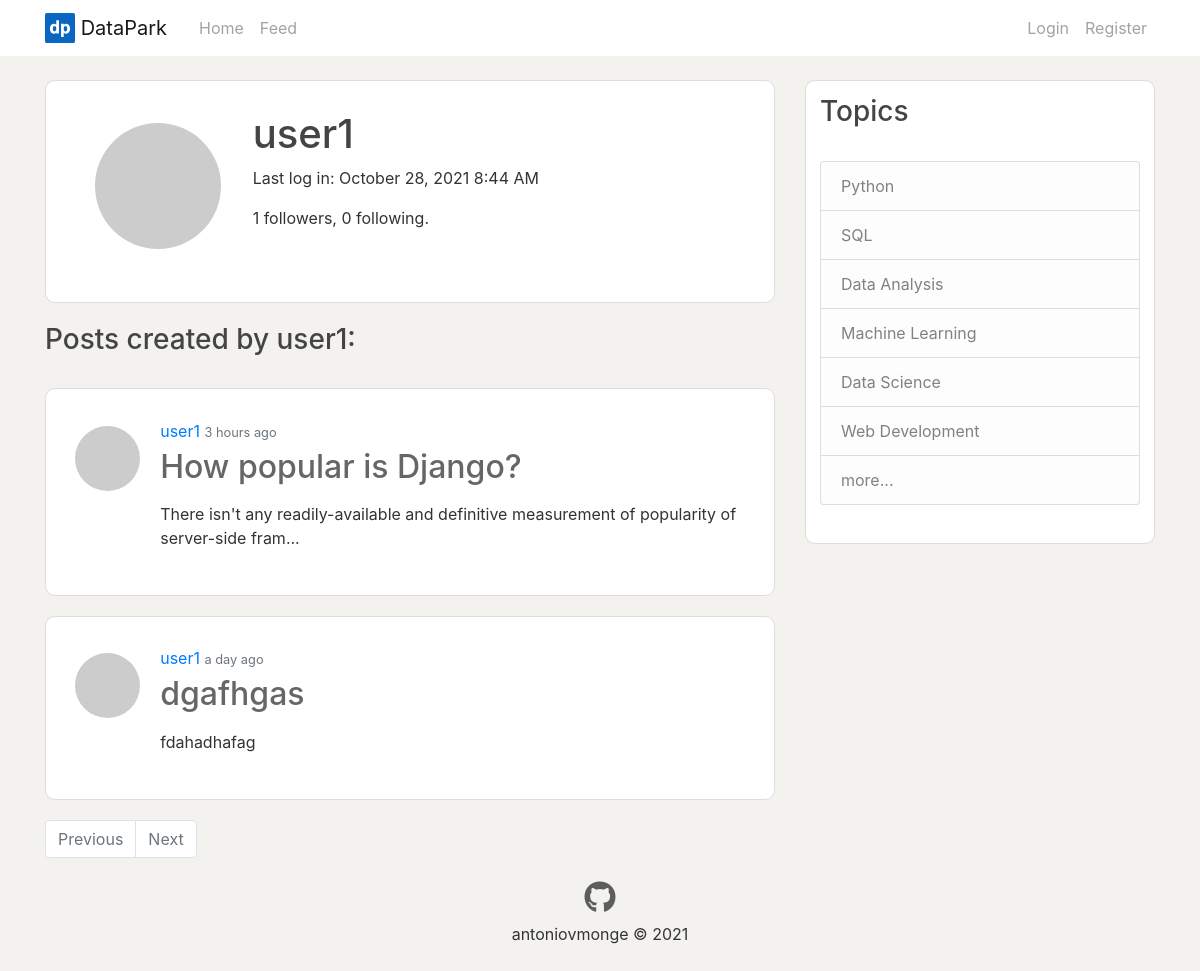
The app's page /user/user1, older data.
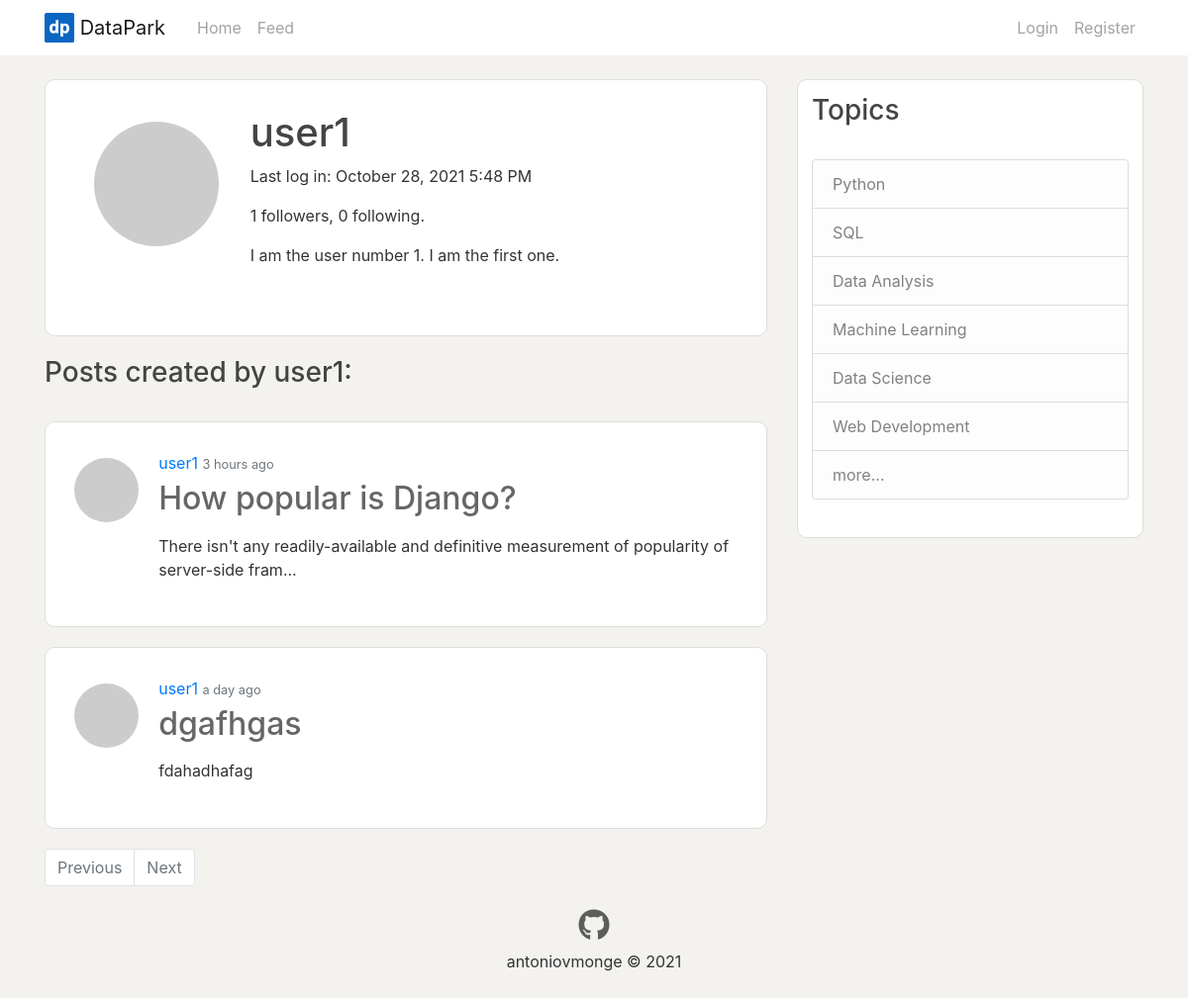
The same page, newer data.
### app/models.py (models this page shows, shortened)
class User(UserMixin, db.Model):
    id = db.Column(db.Integer, primary_key=True)
    username = db.Column(db.String(64), index=True, unique=True)
    email = db.Column(db.String(120), index=True, unique=True)
    password_hash = db.Column(db.String(128))
    about_me = db.Column(db.String(140))
    last_seen = db.Column(db.DateTime, default=datetime.utcnow)
    posts = db.relationship('Post', backref='author', lazy='dynamic')
    followed = db.relationship(
        'User',
        secondary=followers,
        primaryjoin=(followers.c.follower_id == id),
        secondaryjoin=(followers.c.followed_id == id),
        backref=db.backref('followers', lazy='dynamic'),
        lazy='dynamic')
    messages_sent = db.relationship('Message',
                                    foreign_keys='Message.sender_id',
                                    backref='author', lazy='dynamic')
    messages_received = db.relationship('Message',
                                        foreign_keys='Message.recipient_id',
                                        backref='recipient', lazy='dynamic')
    last_message_read_time = db.Column(db.DateTime)
    notifications = db.relationship('Notification', backref='user',
                                    lazy='dynamic')
    def avatar(self, size):
        digest = md5(self.email.lower().encode('utf-8')).hexdigest()
        return f"https://www.gravatar.com/avatar/{digest}?d=identicon&s={size}"

class Post(db.Model):
    id = db.Column(db.Integer, primary_key=True)
    title = db.Column(db.String(100))
    body = db.Column(db.Text)
    body_html = db.Column(db.Text)
    timestamp = db.Column(db.DateTime, index=True, default=datetime.utcnow)
    user_id = db.Column(db.Integer, db.ForeignKey('user.id'))

### app/users/routes.py (the view)
@bp.route('/user/<username>')
def user(username):
    user = User.query.filter_by(username=username).first_or_404()
    page = request.args.get('page', 1, type=int)
    posts = user.posts.order_by(Post.timestamp.desc()).paginate(
        page, current_app.config['POSTS_PER_PAGE'], False)
    next_url = url_for('users.user', username=user.username, page=posts.next_num) \
        if posts.has_next else None
    prev_url = url_for('users.user', username=user.username, page=posts.prev_num) \
        if posts.has_prev else None
    form = EmptyForm()
    return render_template('users/user.html', user=user, posts=posts,
                            next_url=next_url, prev_url=prev_url, form=form)

### app/users/routes.py (called while the page is built)
@bp.before_request
def before_request():
    if current_user.is_authenticated:
        current_user.last_seen = datetime.utcnow()
        db.session.commit()

### app/templates/users/user.html (shortened to what this page needs)
{% extends "layout.html" %}
{% block content %}
    <div class="content-section">
        <article class='article-content'>
            <div class="media">
                <img class="rounded-circle account-img" src="{{ user.avatar(128) }}">
                <div class="media-body">
                    <h2 class="account-heading">{{ user.username }}</h2>
                    {% if user.last_seen %}
                        <p>Last log in: {{ moment(user.last_seen).format('LLL') }}</p>
                        <p>{{ user.followers.count() }} followers, {{ user.followed.count() }} following.</p>
                    {% endif %}
                    <div>
                        {% if user.about_me %}
                            <p>{{ user.about_me }}</p>
                        {% endif %}
                    </div>
                </div>
            </div>
            <br>
        </article>
    </div>
    <h3>Posts created by {{ user.username }}:</h3>
    <br>
    {% for post in posts.items %}
        {% include 'posts/_post_preview.html' %}
    {% endfor %}
    <nav aria-label="...">
        <ul class="pagination">
            <li class="page-item {% if not prev_url %} disabled {% endif %}">
                <a class="page-link" href="{{ prev_url or '#' }}" tabindex="-1">Previous</a>
            </li>
            <li class="page-item  {% if not next_url %} disabled {% endif %}">
                <a class="page-link" href="{{ next_url or '#' }}" tabindex="+1">Next</a>
            </li>
        </ul>
    </nav>
{% endblock content %}

### app/templates/layout.html (shortened to what this page needs)
<!DOCTYPE html>
<html lang="en">
    <head>
        <link rel="stylesheet" href="https://stackpath.bootstrapcdn.com/bootstrap/4.1.3/css/bootstrap.min.css">
        <link rel="stylesheet" type="text/css" href="{{ url_for('static', filename='main.css') }}">
    </head>
    <body>
        <header class="site-header">
            <nav class="navbar navbar-expand-md navbar-light bg-white fixed-top">
                <div class="container">
                    <a class="navbar-brand mr-4" href="{{ url_for('main.home') }}">
                        <img src="{{ url_for('static', filename='dp.svg') }}" width="30" height="30" class="d-inline-block align-top" alt="">
                        DataPark
                    </a>
                    <div class="collapse navbar-collapse" id="navbarToggle">
                        <div class="navbar-nav mr-auto">
                                <a class="nav-item nav-link" href="{{ url_for('main.home') }}">Home </a>
                                <a class="nav-item nav-link" href="{{ url_for('main.explore') }}">Feed</a>
                        </div>
                        <div class='navbar-nav ms-auto'>
                            {% if current_user.is_anonymous %}
                                <a class="nav-item nav-link" href="{{ url_for('auth.login') }}">Login</a>
                                <a class="nav-item nav-link" href="{{ url_for('auth.register') }}">Register</a>
                            {% endif %}
                        </div>
                    </div>
                </div>
            </nav>
        </header>
        <main role='main' class='container'>
            <div class="row">
                <div class="col-md-8">
                    {% block content %}{% endblock content %}
                </div>
                <div class="col-md-4">
                    <div class="content-section">
                        <h3>Topics</h3>
                        <br>
                        <div class="list-group">
                            <a href="{{ url_for('main.coming_soon') }}" class="list-group-item list-group-item-action list-group-item-light">Python</a>
                            <a href="{{ url_for('main.coming_soon') }}" class="list-group-item list-group-item-action list-group-item-light">SQL</a>
                            <a href="{{ url_for('main.coming_soon') }}" class="list-group-item list-group-item-action list-group-item-light">Data Analysis</a>
                            <a href="{{ url_for('main.coming_soon') }}" class="list-group-item list-group-item-action list-group-item-light">Machine Learning</a>
                            <a href="{{ url_for('main.coming_soon') }}" class="list-group-item list-group-item-action list-group-item-light">Data Science</a>
                            <a href="{{ url_for('main.coming_soon') }}" class="list-group-item list-group-item-action list-group-item-light">Web Development</a>
                            <a href="{{ url_for('main.coming_soon') }}" class="list-group-item list-group-item-action list-group-item-light">more...</a>
                        </div>
                        <br>
                    </div>
                </div>
            </div>
        </main>
        <div>
            <footer class="page-footer font-small" style='margin: bottom 0;'>
                <div class="container-fluid text-center">
                    <div>
                        <a class="item-social" href="https://github.com/antoniovmonge"><i class="fab fa-github"></i></a>
                    </div>
                    <p class="copyright">antoniovmonge © 2021</p>
                    <br>
                </div>
            </footer>
        </div>
    </body>
</html>

### app/templates/posts/_post_preview.html
<article class="media content-section">
    <img class="rounded-circle article-img"  src="{{ post.author.avatar(64) }}">
    <div class="media-body">
        <div class="article-metadata">
            <a class="mr-2h" href="{{ url_for('users.user', username=post.author.username) }}">{{ post.author.username }}</a>
            <small class="text-muted">{{ moment(post.timestamp).fromNow() }}</small>
        </div>
        <h2><a class="article-title" href="{{ url_for('posts.post', post_id=post.id) }}">{{ post.title }}</a></h2>
        <p class='article-content'>{{ post.body_html | safe | truncate(100, true) }}</p>
    </div>
</article>

### app/static/main.css (style rules this page uses)
body { background: #F3F2EF; color: #333333; margin-top: 5rem; }
h1, h2, h3, h4, h5, h6 { color: #444444; }
.site-header .navbar-nav .nav-link { color: #a3a3a3; }
.content-section { background: #ffffff; padding: 4%; border: 1px solid #dddddd; border-radius: 10px; margin-bottom: 20px; }
.article-title { color: #444444d0; }
.article-content { margin-left:3%; margin-right: 3%; }
.article-img { height: 65px; width: 65px; margin-right: 20px; margin-top: 7px; }
.article-metadata { padding-bottom: 1px; margin-bottom: 4px; }
.account-img { width: 20%; margin-right: 5%; margin-top: 2%; }
.account-heading { font-size: 2.5rem; }
.item-social { color: rgb(56, 56, 56); text-decoration:none; font-size:2rem; opacity:0.8; }

Row changes from the older to the newer data that the page shows:
changed User "user1": last_seen "October 28, 2021 8:44 AM" → "October 28, 2021 5:48 PM"; about_me (not shown) → "I am the user number 1. I am the first one."
